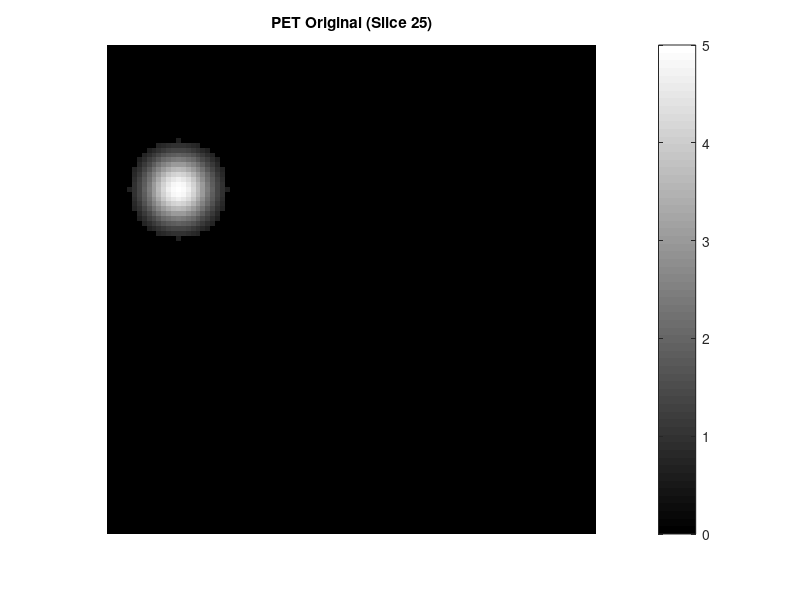
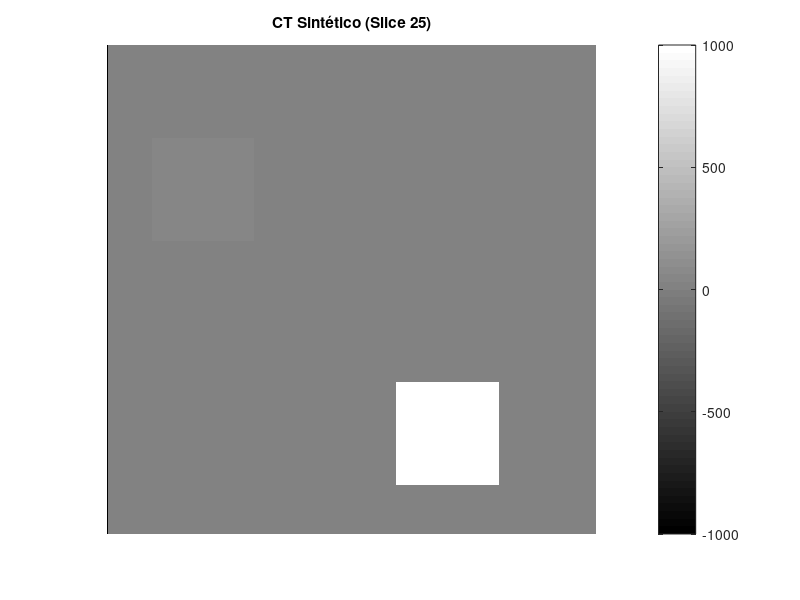
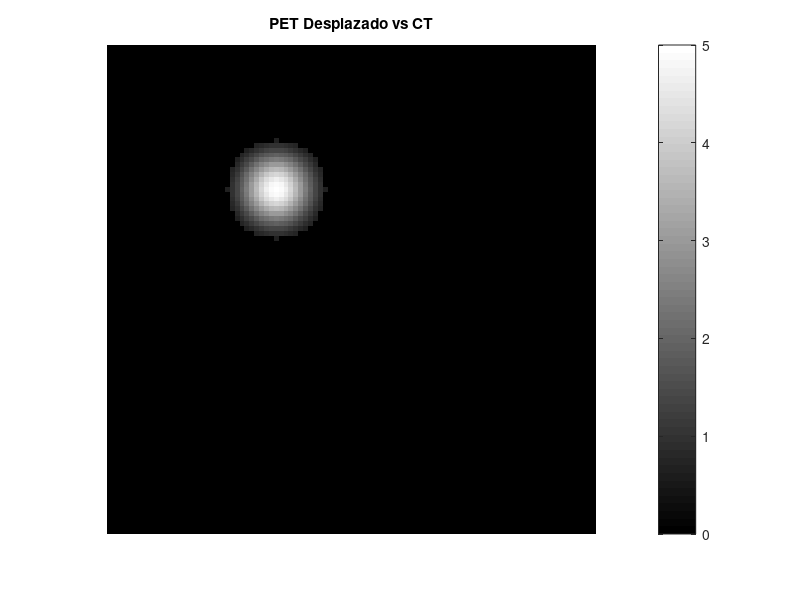

MATLAB code to generate these figures, in order: (Note: this script raises an error after producing the figures.)
%% Configuración Inicial
clear; clc; close all;

% Parámetros generales
s_original = [100, 100, 50];       % Tamaño original [filas, columnas, slices]
voxel_original = [2, 2, 1];        % Resolución original (mm)
new_voxel = [4, 4, 2];             % Nueva resolución PET (mm)
centro_esfera = [30, 15, 25];      % Centro de la esfera PET (Y,X,Z)
radio_esfera = 10;                 % Radio de la esfera (vóxeles)

%% 1. Generar PET sintético con degradado
[X, Y, Z] = meshgrid(1:s_original(2), 1:s_original(1), 1:s_original(3));
distance = sqrt((X - centro_esfera(2)).^2 + (Y - centro_esfera(1)).^2 + (Z - centro_esfera(3)).^2);

% Degradado gaussiano (actividad máxima = 5 Bq/vóxel)
PET_original = 5 * exp(-(distance.^2)/(2*(radio_esfera/2)^2));
PET_original(distance > radio_esfera) = 0;

% Visualizar slice central PET original
figure;
imshow(PET_original(:,:,centro_esfera(3)), [0 5]);
title('PET Original (Slice 25)');
colormap(jet); colorbar;

%% 2. Generar CT sintético (cubo simulado)
CT = zeros(s_original);
CT(20:40, 10:30, 20:30) = 60;    % Cubo representando hígado (60 HU)
CT(70:90, 60:80, 10:40) = 1000;   % Cubo representando hueso (1000 HU)

% Visualizar slice central CT
figure;
imshow(CT(:,:,centro_esfera(3)), [-1000 1000]);
title('CT Sintético (Slice 25)');
colormap(gray); colorbar;

%% 3. Desplazar PET (simular mala alineación)
desplazamiento = [0, 20, 0]; % Desplazamiento en [Y, X, Z]
PET_desplazado = circshift(PET_original, desplazamiento);

% Visualizar superposición desplazada
figure;
imshow(CT(:,:,centro_esfera(3)), [-1000 1000]);
hold on;
h = imshow(PET_desplazado(:,:,centro_esfera(3)), [0 5]);
set(h, 'AlphaData', 0.3);
title('PET Desplazado vs CT');
colormap(jet); colorbar;

%% 4. Reducir resolución del PET
scale_factors = voxel_original ./ new_voxel;
new_size = floor(s_original .* scale_factors);

% Reducción con conservación de actividad
PET_reducido = imresize3(PET_desplazado, new_size, 'Method', 'box');
PET_reducido = PET_reducido * prod(new_voxel./voxel_original);

% Visualizar PET reducido
figure;
imshow(PET_reducido(:,:,round(centro_esfera(3)*scale_factors(3))), [0 5]);
title('PET Reducido (4×4×2 mm)');
colormap(jet); colorbar;

%% 5. Registro PET-CT (simulación manual)
PET_corregido = circshift(PET_reducido, -desplazamiento./scale_factors); % Corregir desplazamiento

% Reducir CT para coincidir con PET reducido
CT_reducido = imresize3(CT, new_size, 'Method', 'nearest');

%% 6. Validación Visual
% Superposición PET corregido + CT
slice = round(centro_esfera(3)*scale_factors(3));
figure;
imshow(CT_reducido(:,:,slice), [-1000 1000]);
hold on;
h = imshow(PET_corregido(:,:,slice), [0 5]);
set(h, 'AlphaData', 0.3);
title('PET Corregido vs CT');
colormap(jet); colorbar;

%% 7. Validación Cuantitativa
% Conservación de actividad
actividad_original = sum(PET_original(:));
actividad_final = sum(PET_corregido(:));
error_actividad = abs(actividad_original - actividad_final)/actividad_original*100;

fprintf('Conservación de actividad:\n');
fprintf('Original: %.2f Bq\nFinal: %.2f Bq\nError: %.2f%%\n\n',...
        actividad_original, actividad_final, error_actividad);

% Posición del centroide
[y_orig, x_orig, z_orig] = ind2sub(size(PET_original), find(PET_original > 0));
centroide_original = mean([x_orig, y_orig, z_orig]);

[y_corr, x_corr, z_corr] = ind2sub(size(PET_corregido), find(PET_corregido > 0));
centroide_corregido = mean([x_corr, y_corr, z_corr])./scale_factors;

error_posicion = norm(centroide_original - centroide_corregido);
fprintf('Precisión de registro:\n');
fprintf('Error posición: %.2f vóxeles originales\n', error_posicion);

%% 8. Visualización 3D (requiere Image Processing Toolbox)
% Para PET original
figure;
volshow(PET_original, 'Colormap', jet, 'Renderer', 'MaximumIntensity');
title('Actividad PET Original 3D');

% Para PET corregido
figure;
volshow(PET_corregido, 'Colormap', jet, 'Renderer', 'MaximumIntensity');
title('Actividad PET Corregido 3D');
